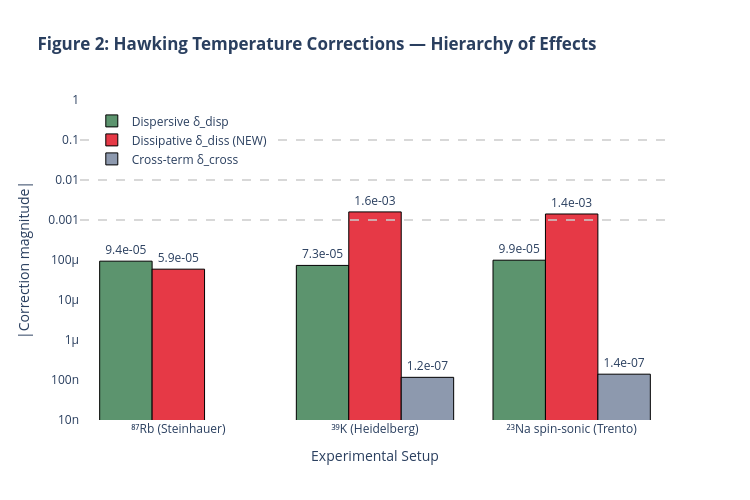

Source (notebook cell):
### Markdown cell above
### Figure 2: Correction Hierarchy

This figure reads `delta_disp`, `delta_diss`, `delta_cross` directly from the dict populated in the cell above.

### Code cell
# ────────────────────────────────────────────────
# Figure 2: Correction hierarchy bar chart
# Data source: p["delta_disp"], p["delta_diss"], p["delta_cross"]
# ────────────────────────────────────────────────
fig2 = go.Figure()

exp_names = list(experiments.keys())
corr_types = [
    ("delta_disp", "Dispersive δ_disp", COLORS["dispersive"]),
    ("delta_diss", "Dissipative δ_diss (NEW)", COLORS["dissipative"]),
    ("delta_cross", "Cross-term δ_cross", COLORS["cross"]),
]

for key, label, color in corr_types:
    vals = [abs(experiments[n][key]) for n in exp_names]
    fig2.add_trace(
        go.Bar(
            name=label,
            x=exp_names,
            y=vals,
            marker_color=color,
            marker_line=dict(width=1, color="black"),
            text=[f"{v:.1e}" for v in vals],
            textposition="outside",
        )
    )

# Sensitivity thresholds
for val, label in [
    (0.1, "Current (10%)"),
    (0.01, "Near-term (1%)"),
    (0.001, "Projected (0.1%)"),
]:
    fig2.add_hline(
        y=val,
        line=dict(color="#CCC", width=1.5, dash="dash"),
        annotation_text=label,
        annotation_position="right",
        annotation_font=dict(size=10, color="#888"),
    )

fig2.update_yaxes(type="log", title_text="|Correction magnitude|", range=[-8, 0])
fig2.update_xaxes(title_text="Experimental Setup")
fig2.update_layout(
    height=500,
    width=750,
    barmode="group",
    plot_bgcolor="white",
    title="<b>Figure 2: Hawking Temperature Corrections — Hierarchy of Effects</b>",
    legend=dict(x=0.02, y=0.98),
)
fig2.show()

### Figure 1 — Plotly figure (JSON) as saved in the notebook; plotly's stock layout.template omitted (floating-point values rounded to 4 significant figures)
{"data": [{"marker": {"color": "#5C946E", "line": {"color": "black", "width": 1}}, "name": "Dispersive δ_disp", "text": ["9.4e-05", "7.3e-05", "9.9e-05"], "textposition": "outside", "type": "bar", "x": ["⁸⁷Rb (Steinhauer)", "³⁹K (Heidelberg)", "²³Na spin-sonic (Trento)"], "y": [9.353e-05, 7.319e-05, 9.891e-05]}, {"marker": {"color": "#E63946", "line": {"color": "black", "width": 1}}, "name": "Dissipative δ_diss (NEW)", "text": ["5.9e-05", "1.6e-03", "1.4e-03"], "textposition": "outside", "type": "bar", "x": ["⁸⁷Rb (Steinhauer)", "³⁹K (Heidelberg)", "²³Na spin-sonic (Trento)"], "y": [5.898e-05, 0.001593, 0.001413]}, {"marker": {"color": "#8D99AE", "line": {"color": "black", "width": 1}}, "name": "Cross-term δ_cross", "text": ["5.5e-09", "1.2e-07", "1.4e-07"], "textposition": "outside", "type": "bar", "x": ["⁸⁷Rb (Steinhauer)", "³⁹K (Heidelberg)", "²³Na spin-sonic (Trento)"], "y": [5.516e-09, 1.166e-07, 1.398e-07]}], "layout": {"annotations": [{"font": {"color": "#888", "size": 10}, "showarrow": false, "text": "Current (10%)", "x": 1, "xanchor": "left", "xref": "x domain", "y": 0.1, "yanchor": "middle", "yref": "y"}, {"font": {"color": "#888", "size": 10}, "showarrow": false, "text": "Near-term (1%)", "x": 1, "xanchor": "left", "xref": "x domain", "y": 0.01, "yanchor": "middle", "yref": "y"}, {"font": {"color": "#888", "size": 10}, "showarrow": false, "text": "Projected (0.1%)", "x": 1, "xanchor": "left", "xref": "x domain", "y": 0.001, "yanchor": "middle", "yref": "y"}], "barmode": "group", "height": 500, "legend": {"x": 0.02, "y": 0.98}, "plot_bgcolor": "white", "shapes": [{"line": {"color": "#CCC", "dash": "dash", "width": 1.5}, "type": "line", "x0": 0, "x1": 1, "xref": "x domain", "y0": 0.1, "y1": 0.1, "yref": "y"}, {"line": {"color": "#CCC", "dash": "dash", "width": 1.5}, "type": "line", "x0": 0, "x1": 1, "xref": "x domain", "y0": 0.01, "y1": 0.01, "yref": "y"}, {"line": {"color": "#CCC", "dash": "dash", "width": 1.5}, "type": "line", "x0": 0, "x1": 1, "xref": "x domain", "y0": 0.001, "y1": 0.001, "yref": "y"}], "title": {"text": "<b>Figure 2: Hawking Temperature Corrections — Hierarchy of Effects</b>"}, "width": 750, "xaxis": {"title": {"text": "Experimental Setup"}}, "yaxis": {"range": [-8, 0], "title": {"text": "|Correction magnitude|"}, "type": "log"}}}
